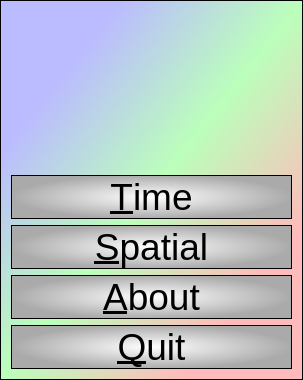
<?xml version="1.0" encoding="UTF-8"?>
<ui version="4.0">
 <class>QtMutualismBreakdownerMenuDialog</class>
 <widget class="QDialog" name="QtMutualismBreakdownerMenuDialog">
  <property name="geometry">
   <rect>
    <x>0</x>
    <y>0</y>
    <width>303</width>
    <height>380</height>
   </rect>
  </property>
  <property name="font">
   <font>
    <pointsize>28</pointsize>
   </font>
  </property>
  <property name="windowTitle">
   <string>MutualismBreakdowner</string>
  </property>
  <property name="styleSheet">
   <string notr="true">QDialog {
 background-color: qlineargradient(x1: 0, y1: 0, x2: 1, y2: 1, stop: 0  #bbf, stop: 0.2  #bbf, stop: 0.5 #bfb, stop: 0.8 #fbb, stop: 1 #fbb);
  border: 1px solid black
}

QSpinBox,QDoubleSpinBox,QComboBox { 
  background-color: qlineargradient(x1: 0, y1: 0, x2: 1, y2: 1, stop: 0  #bbb, stop: 1 #fff);
  border: 1px solid black
}

QPushButton
{
  font: 24px bold &quot;Courier&quot; courier monospace;
  color: #000;
  background-color: qradialgradient(cx: 0.5, cy: 0.5,fx: 0.5, fy: 0.5,radius: 0.5, stop: 0 #fff, stop: 1 #aaa);
  border: 1px solid black
}</string>
  </property>
  <layout class="QVBoxLayout" name="verticalLayout">
   <item>
    <widget class="QLabel" name="image_equilibrium">
     <property name="text">
      <string/>
     </property>
     <property name="pixmap">
      <pixmap resource="korter_project.qrc">:/images/EquilibriumSmall.jpg</pixmap>
     </property>
     <property name="alignment">
      <set>Qt::AlignCenter</set>
     </property>
    </widget>
   </item>
   <item>
    <widget class="QPushButton" name="button_start_time">
     <property name="text">
      <string>&amp;Time</string>
     </property>
     <property name="flat">
      <bool>true</bool>
     </property>
    </widget>
   </item>
   <item>
    <widget class="QPushButton" name="button_start_spatial">
     <property name="text">
      <string>&amp;Spatial</string>
     </property>
     <property name="flat">
      <bool>true</bool>
     </property>
    </widget>
   </item>
   <item>
    <widget class="QPushButton" name="button_about">
     <property name="text">
      <string>&amp;About</string>
     </property>
     <property name="flat">
      <bool>true</bool>
     </property>
    </widget>
   </item>
   <item>
    <widget class="QPushButton" name="button_quit">
     <property name="text">
      <string>&amp;Quit</string>
     </property>
     <property name="flat">
      <bool>true</bool>
     </property>
    </widget>
   </item>
  </layout>
 </widget>
 <layoutdefault spacing="6" margin="11"/>
 <resources>
  <include location="korter_project.qrc"/>
 </resources>
 <connections/>
</ui>
